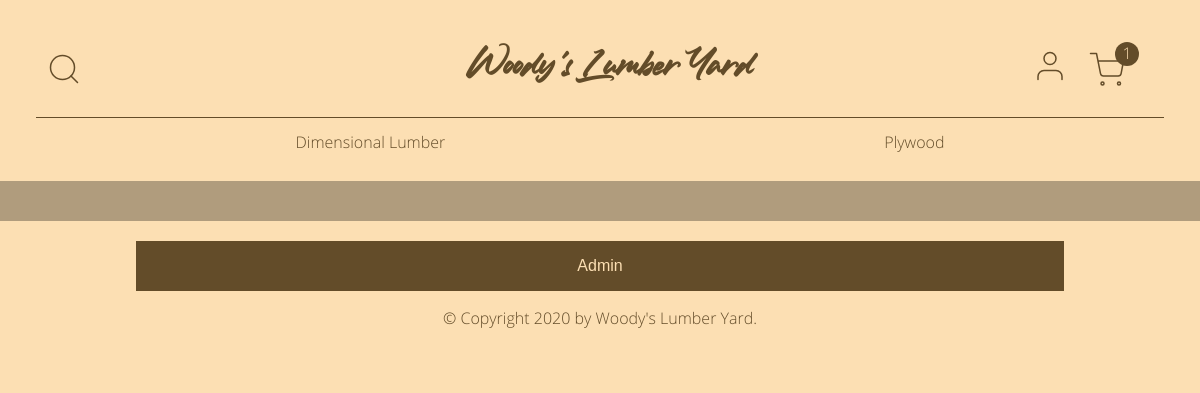
Before: / with the older database file.
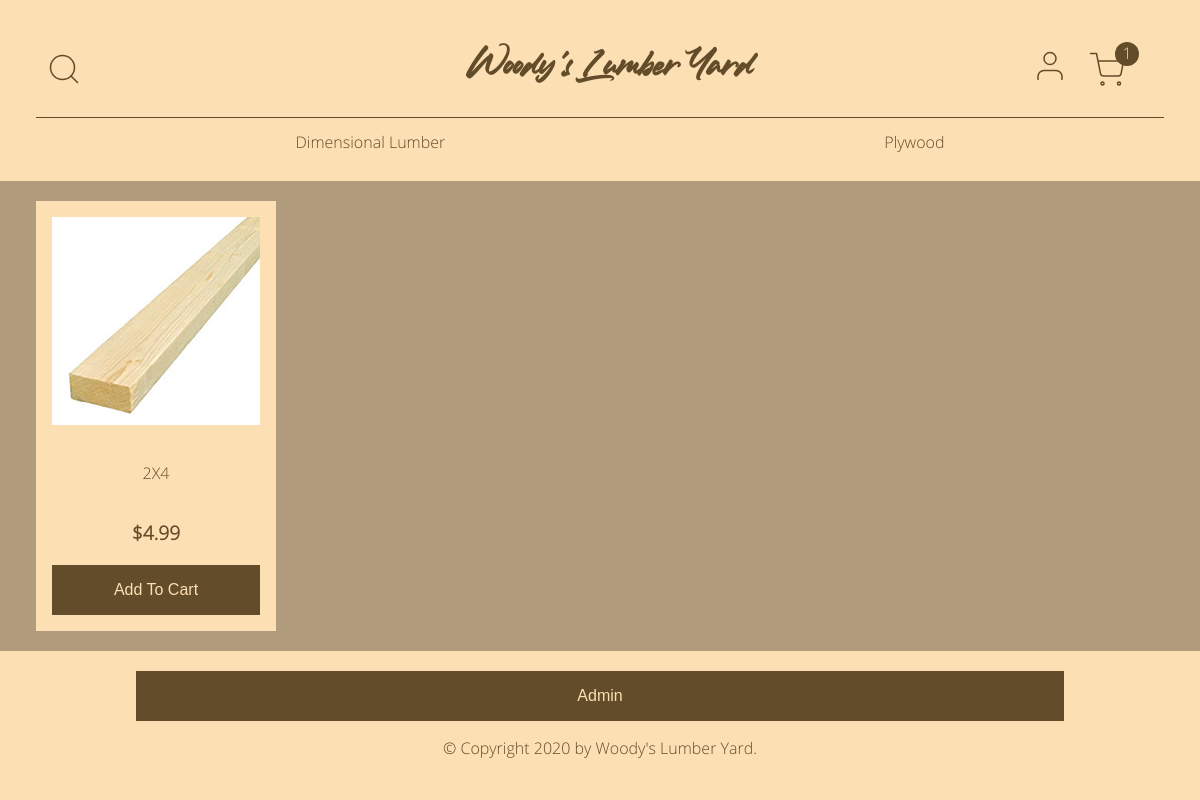
After: the same page with the newer database file.
### online_store/models.py (models this page shows, shortened)
class Category(db.Model):
    id = db.Column(db.Integer, primary_key=True)
    name = db.Column(db.String(20), nullable=False)
    link = db.Column(db.String(20), nullable=True)
    products = db.relationship("Product", backref="category", lazy=True)
    date_created = db.Column(db.DateTime, default=datetime.utcnow)
    created_by_id = db.Column(db.Integer, db.ForeignKey("user.id"))

class Product(db.Model):
    id = db.Column(db.Integer, primary_key=True)
    name = db.Column(db.String(100), nullable=False)
    category_id = db.Column(db.Integer, db.ForeignKey("category.id"))
    price = db.Column(db.Float, nullable=False)
    image = db.Column(db.String(40), nullable=False)
    date_created = db.Column(db.DateTime, default=datetime.utcnow)
    created_by_id = db.Column(db.Integer, db.ForeignKey("user.id"))

### online_store/routes.py (the view)
@app.route("/home")
@app.route("/", methods=["GET", "POST"])
def home():
    categories = Category.query.all()
    if request.method == "POST":
        name = request.form["name"]
        products = Product.query.filter(Product.name.contains(name))
        search_message = name
        context = {
            "categories": categories,
            "search_message": search_message,
            "products": products,
        }
    else:
        products = Product.query.order_by(Product.date_created).all()
        context = {"categories": categories, "products": products}
    return render_template("home.html", **context)

### online_store/templates/home.html (shortened to what this page needs)
{% extends "base.html" %}
{% block content %}
<div class="product-grid">
  {% for product in products %}
  <div class="product-item">
    <p>
      <a href="/products/{{ product.id }}">
        <img src="../{{ product.image }}" alt="{{ product.name }}">
      </a>
    </p>
    <p class="name">
      <a href="/products/{{ product.id }}">{{ product.name }}</a>
    </p>
    <p class="price">${{ product.price }}</p>
    <button type="button" name="add-to-cart">Add To Cart</button>
  </div>
  {% endfor %}
</div>
{% endblock %}

### online_store/templates/base.html (shortened to what this page needs)
<!DOCTYPE html>
<html lang="en">
<head>
  {% block head %}
  <link rel="stylesheet" type="text/css" href="{{ url_for('static', filename='css/main.css') }}">
  {% endblock %}
</head>
<body>
  <header>
    <div class="top-row">
      <div class="search">
        <img class="search-btn" src="/static/assets/search.svg" alt="Search Button">
      </div>
      <h1><a href="{{ url_for('home') }}">Woody's Lumber Yard</a></h1>
      <div class="user-icons">
        <a href="{{ url_for('account') }}">
          <img src="{{ url_for('static', filename='assets/user.svg') }}" alt="My Account">
        </a>
        <a href="{{ url_for('cart') }}">
          <img class="cart" src="{{ url_for('static', filename='assets/shopping-cart.svg') }}" alt="Shopping Cart">
          <div class="circle">1</div>
        </a>
      </div>
    </div>
    {% if categories %}
    <nav>
      <ul>
        {% for category in categories %}
        <li><a href="/category/{{ category.link }}">{{ category.name }}</a></li>
        {% endfor %}
      </ul>
    </nav>
    {% endif %}
  </header>
  <main>
    {% block content %}{% endblock %}
  </main>
  <footer>
    <button type="button" name="admin" id="admin-button">Admin</button>
    <p>&copy; Copyright 2020 by <a href="/">Woody's Lumber Yard</a>.</p>
  </footer>
</body>
</html>

### online_store/static/css/main.css (style rules this page uses)
body main .product-grid .product-item button, body footer button { -ms-appearance: none; -moz-appearance: none; -webkit-appearance: none; appearance: none; padding: 1rem 2rem; width: 80%; display: inline-block; border: none; margin: 0; text-decoration: none; background: #634C29; color: #FCDFB3; font-size: 1rem; cursor: pointer; text-align: center; transition: background 150ms ease-in-out, transform 50ms ease; }
* { box-sizing: border-box; }
body { background-color: #FCDFB3; color: #634C29; font-family: "Open-Sans", sans-serif; margin: 0; text-align: center; }
body header { background-color: #FCDFB3; padding: 36px; padding-bottom: 0; }
body header .top-row { display: flex; flex-direction: row; justify-content: center; align-items: center; justify-content: space-between; }
body header .top-row .search { display: flex; flex-direction: row; justify-content: center; align-items: center; flex-basis: 33%; justify-content: flex-start; margin: 0 10px; }
body header .top-row .search img { height: 36px; cursor: pointer; }
body header .top-row .user-icons { padding: 0; margin: 0; }
body header .top-row .user-icons .circle { display: block; color: #FCDFB3; background-color: #634C29; border-radius: 50%; height: 24px; width: 24px; transform: translate(17px, -35px); }
body header .top-row .user-icons .cart { transform: translate(-19px, 16px); }
body header .top-row .user-icons a { margin: 0 10px; text-decoration: none; }
body header .top-row .user-icons a img { height: 36px; }
body header h1 { flex-basis: 33%; font-family: "Ledgewood", sans-serif; margin: 0; text-align: center; justify-self: center; }
body header h1 a { color: #634C29; text-decoration: none; }
body header .user-icons { display: flex; flex-direction: row; justify-content: center; align-items: center; justify-content: flex-end; flex-basis: 33%; }
body header .user-icons img { margin: 0 10px; }
body header nav { margin: 0; }
body header nav ul { align-items: center; border-top: 1px solid #634C29; display: flex; flex-direction: row; height: 3rem; justify-content: space-around; }
body header nav ul li { display: flex; }
body header nav ul li a { color: #634C29; text-decoration: none; }
body main { background-color: #B09C7D; padding: 20px; }
body main .product-grid { align-items: center; display: flex; flex-direction: row; flex-wrap: wrap; height: 100%; justify-content: flex-start; width: 100%; }
body main .product-grid .product-item { display: flex; flex-direction: column; justify-content: center; align-items: center; background-color: #FCDFB3; color: #634C29; padding: 0 1rem; margin: 0 1rem; width: 240px; }
body main .product-grid .product-item a { color: #634C29; text-decoration: none; }
body main .product-grid .product-item a img { width: 100%; }
body main .product-grid .product-item .price { font-size: 1.2rem; font-weight: 900; }
body main .product-grid .product-item button { margin-bottom: 1rem; width: 100%; }
body footer { background-color: #FCDFB3; padding: 20px; }
body footer p a { color: #634C29; text-decoration: none; }

Changed rows visible on the page:
added Product: image (picture), name "2X4", price "4.99"
